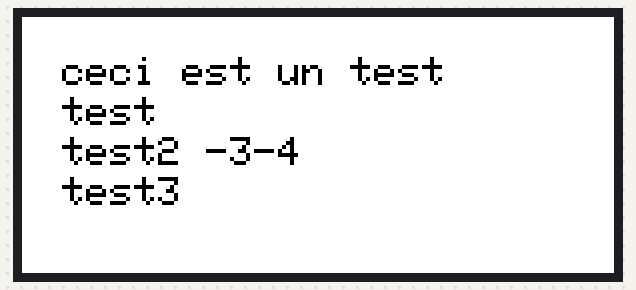
A sketch run on a simulated Arduino Uno, built for the host (arithmetic inside an expression is 32-bit, double 64-bit). Shown: 296×128 colour display.

Above: at 2.1 s.

The sketch:

epaper_screen_text.ino
```cpp
#include "Adafruit_ThinkInk.h"
#include <SPI.h>

#define SD_CS       5
#define SRAM_CS     -1
#define EPD_CS      9
#define EPD_DC      10
#define EPD_RESET   -1
#define EPD_BUSY    -1

ThinkInk_290_Grayscale4_T5 display(EPD_DC, EPD_RESET, EPD_CS, SRAM_CS, EPD_BUSY);

#define COLOR1 EPD_BLACK
#define COLOR2 EPD_LIGHT
#define COLOR3 EPD_DARK

void setup() {
  // put your setup code here, to run once:
  displayText("ceci est un test*test*test2 -3-4*test3");
}

void loop() {

}
```

epaper_screen.ino
```cpp
void displayText(String msg){
   display.begin(THINKINK_GRAYSCALE4);
    display.clearBuffer();
    display.setTextSize(2);
    display.setCursor(0, 0);
    display.setTextColor(COLOR1);
    display.setTextWrap(true);

    String test = "hello people _How are you ?";

     stringToArray(msg);

    display.display();
  }

void stringToArray(String _msg)
{
  String msg = _msg;
  int membersN = 10;
  String Ary[10];

  int pos = 0;
  for (int f = 0 ; f < msg.length(); f++) {
    if (msg.charAt(f) != '*')
    {
      Ary[pos] += msg.charAt(f);
    }
    else
    {
      pos ++;
    }
  }

  int offsetY = 20;

  for (int i = 0; i < membersN; i++)
  {

    display.setCursor(20, i * 20 + offsetY); //Interlignage

    // Serial.println(Ary[i]);
    display.print(Ary[i]);
  }

}
```
